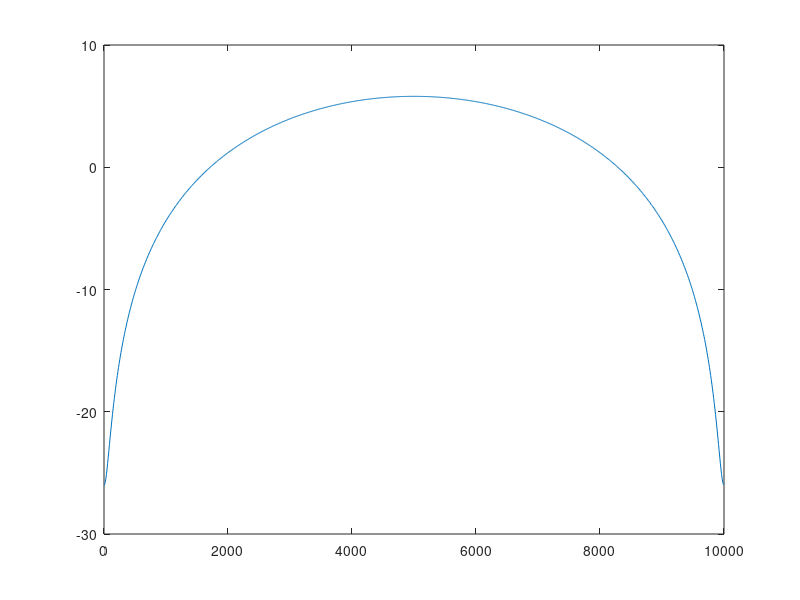
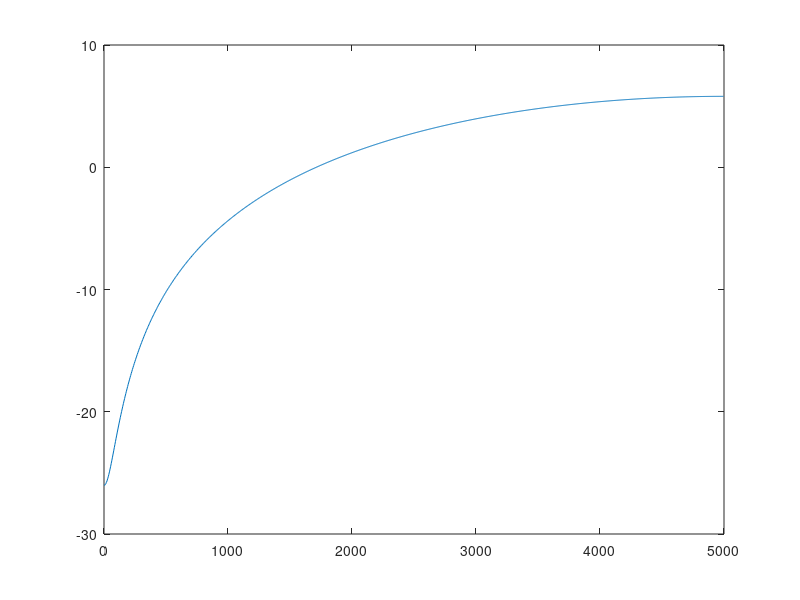

MATLAB code for these plots, in order:
clear all
clc

a=-0.95;
h=[1 a];
H=fft(h,1024); % padded with 1022 zeros

Fs=10000; % sampling frequency
N=length(H);
k=0:N-1; fk=k*Fs/N;
figure(1)
plot(fk,20*log10(abs(H))) % plot the magnitude of the frequency response in dB
%---------------
% y=filter([1 a],1,x); % for a given signal x
%---------------
figure(2)
a=-0.95;
h=[1 a];
Fs=10000; % sampling frequency
[H,F]=freqz(h,1,1024,Fs);
plot(F,20*log10(abs(H)))
